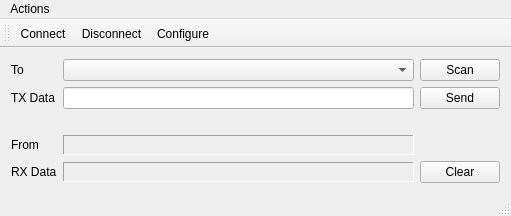
<?xml version="1.0" encoding="UTF-8"?>
<ui version="4.0">
 <class>ZigbeeTestNodeClass</class>
 <widget class="QMainWindow" name="ZigbeeTestNodeClass">
  <property name="geometry">
   <rect>
    <x>0</x>
    <y>0</y>
    <width>511</width>
    <height>215</height>
   </rect>
  </property>
  <property name="windowTitle">
   <string>ZigbeeTestNode</string>
  </property>
  <widget class="QWidget" name="centralWidget">
   <layout class="QGridLayout" name="gridLayout">
    <item row="0" column="0">
     <widget class="QLabel" name="label_3">
      <property name="text">
       <string>To</string>
      </property>
     </widget>
    </item>
    <item row="0" column="1">
     <widget class="QComboBox" name="dstAddress">
      <property name="minimumSize">
       <size>
        <width>160</width>
        <height>0</height>
       </size>
      </property>
     </widget>
    </item>
    <item row="0" column="2">
     <widget class="QPushButton" name="scanBtn">
      <property name="text">
       <string>Scan</string>
      </property>
     </widget>
    </item>
    <item row="1" column="0">
     <widget class="QLabel" name="label">
      <property name="text">
       <string>TX Data</string>
      </property>
     </widget>
    </item>
    <item row="1" column="1">
     <widget class="QLineEdit" name="txBuff">
      <property name="sizePolicy">
       <sizepolicy hsizetype="Preferred" vsizetype="Fixed">
        <horstretch>2</horstretch>
        <verstretch>0</verstretch>
       </sizepolicy>
      </property>
      <property name="minimumSize">
       <size>
        <width>160</width>
        <height>0</height>
       </size>
      </property>
     </widget>
    </item>
    <item row="1" column="2">
     <widget class="QPushButton" name="sendBtn">
      <property name="text">
       <string>Send</string>
      </property>
     </widget>
    </item>
    <item row="2" column="0">
     <spacer name="verticalSpacer">
      <property name="orientation">
       <enum>Qt::Vertical</enum>
      </property>
      <property name="sizeType">
       <enum>QSizePolicy::Minimum</enum>
      </property>
      <property name="sizeHint" stdset="0">
       <size>
        <width>20</width>
        <height>20</height>
       </size>
      </property>
     </spacer>
    </item>
    <item row="3" column="0">
     <widget class="QLabel" name="label_4">
      <property name="text">
       <string>From</string>
      </property>
     </widget>
    </item>
    <item row="3" column="1">
     <widget class="QLabel" name="rxDevice">
      <property name="minimumSize">
       <size>
        <width>160</width>
        <height>20</height>
       </size>
      </property>
      <property name="maximumSize">
       <size>
        <width>16777215</width>
        <height>20</height>
       </size>
      </property>
      <property name="frameShape">
       <enum>QFrame::Panel</enum>
      </property>
      <property name="frameShadow">
       <enum>QFrame::Sunken</enum>
      </property>
      <property name="text">
       <string/>
      </property>
     </widget>
    </item>
    <item row="4" column="0">
     <widget class="QLabel" name="label_2">
      <property name="text">
       <string>RX Data</string>
      </property>
     </widget>
    </item>
    <item row="4" column="1">
     <widget class="QLabel" name="rxBuff">
      <property name="minimumSize">
       <size>
        <width>160</width>
        <height>20</height>
       </size>
      </property>
      <property name="maximumSize">
       <size>
        <width>16777215</width>
        <height>20</height>
       </size>
      </property>
      <property name="frameShape">
       <enum>QFrame::Panel</enum>
      </property>
      <property name="frameShadow">
       <enum>QFrame::Sunken</enum>
      </property>
      <property name="text">
       <string/>
      </property>
     </widget>
    </item>
    <item row="4" column="2">
     <widget class="QPushButton" name="clearBtn">
      <property name="text">
       <string>Clear</string>
      </property>
     </widget>
    </item>
   </layout>
  </widget>
  <widget class="QMenuBar" name="menuBar">
   <property name="geometry">
    <rect>
     <x>0</x>
     <y>0</y>
     <width>511</width>
     <height>21</height>
    </rect>
   </property>
   <widget class="QMenu" name="menuActions">
    <property name="title">
     <string>Actions</string>
    </property>
    <addaction name="actionConnect"/>
    <addaction name="actionDisconnect"/>
    <addaction name="separator"/>
    <addaction name="actionConfigure"/>
    <addaction name="separator"/>
    <addaction name="actionExit"/>
   </widget>
   <addaction name="menuActions"/>
  </widget>
  <widget class="QToolBar" name="mainToolBar">
   <attribute name="toolBarArea">
    <enum>TopToolBarArea</enum>
   </attribute>
   <attribute name="toolBarBreak">
    <bool>false</bool>
   </attribute>
   <addaction name="actionConnect"/>
   <addaction name="actionDisconnect"/>
   <addaction name="actionConfigure"/>
  </widget>
  <widget class="QStatusBar" name="statusBar"/>
  <action name="actionExit">
   <property name="text">
    <string>Exit</string>
   </property>
  </action>
  <action name="actionConnect">
   <property name="text">
    <string>Connect</string>
   </property>
  </action>
  <action name="actionConfigure">
   <property name="text">
    <string>Configure</string>
   </property>
  </action>
  <action name="actionDisconnect">
   <property name="text">
    <string>Disconnect</string>
   </property>
  </action>
 </widget>
 <layoutdefault spacing="6" margin="11"/>
 <resources/>
 <connections/>
</ui>
